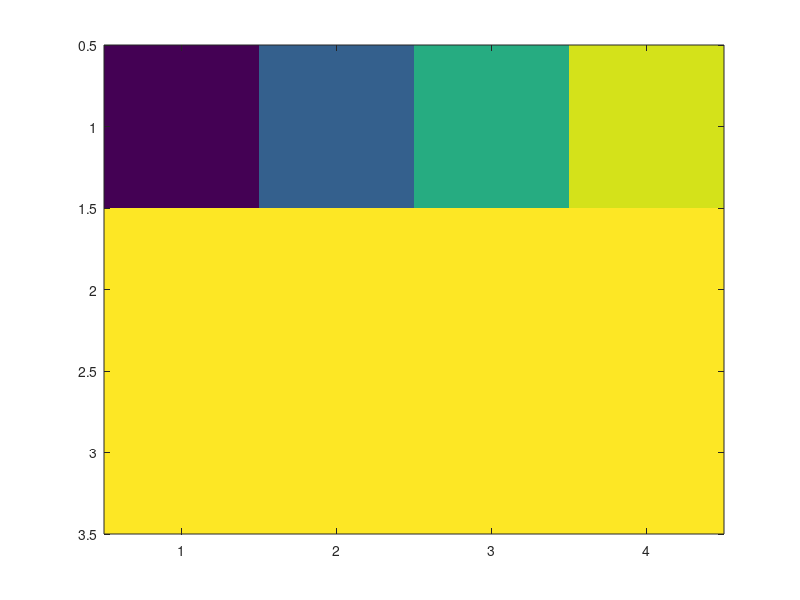

MATLAB code for this plot: (Note: this script raises an error after producing the figure.)
%=============================================================================
% Copyright (c) 2016-present Allan CORNET (Nelson)
%=============================================================================
% This file is part of the Nelson.
%=============================================================================
% LICENCE_BLOCK_BEGIN
% SPDX-License-Identifier: LGPL-3.0-or-later
% LICENCE_BLOCK_END
%=============================================================================
% <--ADV-CLI MODE-->
%=============================================================================
f = figure();
C = [0 20 40 60; 80 100 120 140; 160 180 200 220];
IM = image(C);
P =  properties(IM);
REF = {'AlphaData';
'AlphaDataMapping';
'BeingDeleted';
'BusyAction';
'CData';
'CDataMapping';
'Children';
'CreateFcn';
'DeleteFcn';
'Interruptible';
'Parent';
'Tag';
'Type';
'UserData';
'Visible';
'XData';
'YData'};  
assert_isequal(P, REF);
%=============================================================================
assert_isequal(IM.Type, 'image');
assert_isequal(IM.AlphaData, 1);
assert_isequal(IM.CDataMapping, 'direct');
assert_isequal(IM.CData, C);
assert_isequal(IM.Tag, '');
assert_isequal(IM.UserData, []);
assert_isequal(IM.Visible, 'on');
assert_isequal(IM.XData, [1 4]);
assert_isequal(IM.YData, [1 3]);
%=============================================================================
